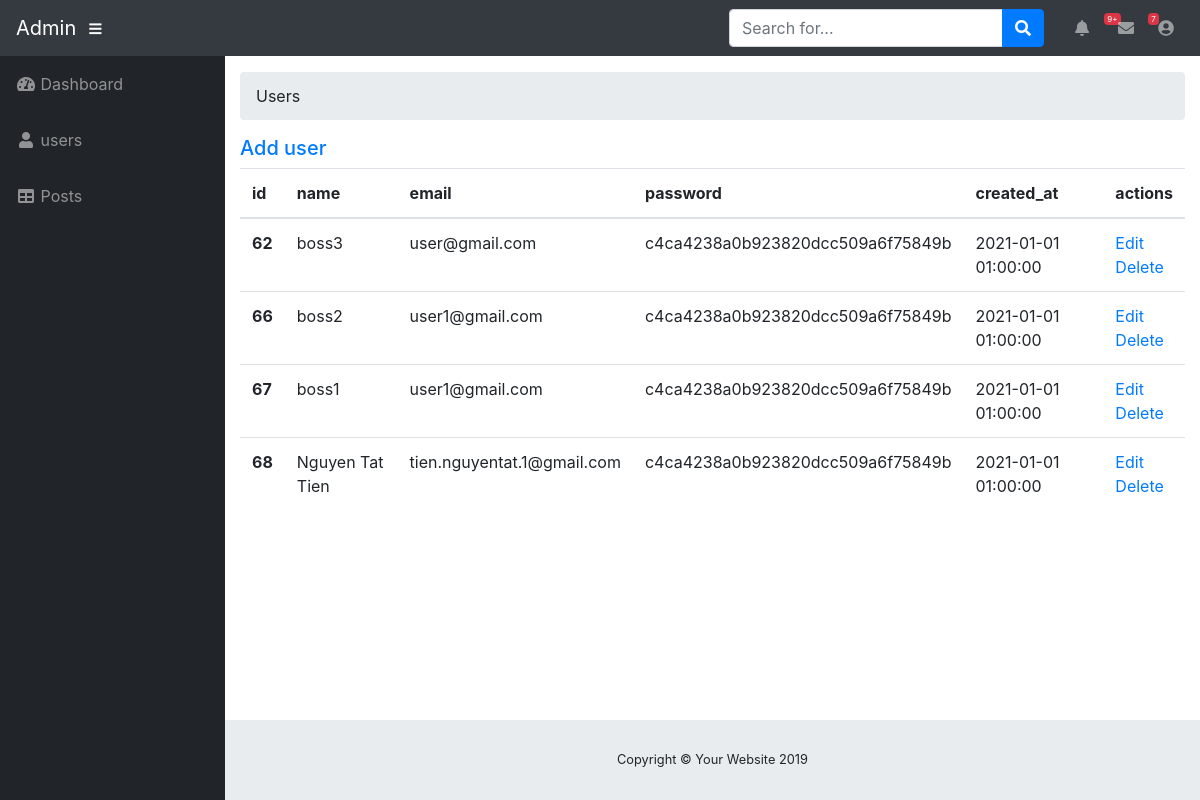
Page /admin/index.php?controller=users&action=index (signed in) on the committed database.
### tables this page shows
CREATE TABLE `users` (
  `id_user` int(11) NOT NULL AUTO_INCREMENT,
  `name` varchar(255) DEFAULT NULL,
  `email` varchar(255) DEFAULT NULL,
  `password` varchar(255) DEFAULT NULL,
  `created_at` datetime DEFAULT NULL,
  PRIMARY KEY (`id_user`)
);

### admin/app/controllers/userController.php (called while the page is built, shortened)
<?php
class userController{
    public function index(){
        $model = new userModel();
        $result = $model->getAll();
        include_once "app/views/users/index.php";
    }
}

### admin/app/models/Database.php (called while the page is built, shortened)
<?php
class database {
    public $connection;
    public function __construct()
    {
        if (!$this->connection) {
            $this->connection = mysqli_connect(self::DATABASE_SERVER, self::DATABASE_USER,
                self::DATABASE_PASSWORD, self::DATABASE_NAME);
        }
    }
}

### admin/app/models/userModel.php (called while the page is built, shortened)
<?php
class userModel extends database {
    public function getAll()
    {
        $sqlSelect = "SELECT * FROM users";
        $result = mysqli_query($this->connection, $sqlSelect);
        return $result;
    }
}

### admin/app/views/users/index.php (the view, shortened to what this page needs)
<!DOCTYPE html>
<html lang="en">
<head>
    <link href="assets/vendor/fontawesome-free/css/all.min.css" rel="stylesheet" type="text/css">
    <link href="assets/vendor/datatables/dataTables.bootstrap4.css" rel="stylesheet">
    <link href="assets/css/sb-admin.css" rel="stylesheet">
</head>
<body id="page-top">
<nav class="navbar navbar-expand navbar-dark bg-dark static-top">
    <a class="navbar-brand mr-1" href="index.php?controller=index&action=index">Admin</a>
    <button class="btn btn-link btn-sm text-white order-1 order-sm-0" id="sidebarToggle" href="#">
        <i class="fas fa-bars"></i>
    </button>
    <form class="d-none d-md-inline-block form-inline ml-auto mr-0 mr-md-3 my-2 my-md-0">
        <div class="input-group">
            <input type="text" class="form-control" placeholder="Search for..." aria-label="Search"
                   aria-describedby="basic-addon2">
            <div class="input-group-append">
                <button class="btn btn-primary" type="button">
                    <i class="fas fa-search"></i>
                </button>
            </div>
        </div>
    </form>
    <ul class="navbar-nav ml-auto ml-md-0">
        <li class="nav-item dropdown no-arrow mx-1">
            <a class="nav-link dropdown-toggle" href="#" id="alertsDropdown" role="button" data-toggle="dropdown"
               aria-haspopup="true" aria-expanded="false">
                <i class="fas fa-bell fa-fw"></i>
                <span class="badge badge-danger">9+</span>
            </a>
        </li>
        <li class="nav-item dropdown no-arrow mx-1">
            <a class="nav-link dropdown-toggle" href="#" id="messagesDropdown" role="button" data-toggle="dropdown"
               aria-haspopup="true" aria-expanded="false">
                <i class="fas fa-envelope fa-fw"></i>
                <span class="badge badge-danger">7</span>
            </a>
        </li>
        <li class="nav-item dropdown no-arrow">
            <a class="nav-link dropdown-toggle" href="#" id="userDropdown" role="button" data-toggle="dropdown"
               aria-haspopup="true" aria-expanded="false">
                <i class="fas fa-user-circle fa-fw"></i>
            </a>
        </li>
    </ul>
</nav>
<div id="wrapper">
    <ul class="sidebar navbar-nav">
        <li class="nav-item">
            <a class="nav-link" href="">
                <i class="fas fa-fw fa-tachometer-alt"></i>
                <span>Dashboard</span>
            </a>
        </li>
        <li class="nav-item">
            <a class="nav-link" href="index.php?controller=users&action=index">
                <i class="fas fa-fw fa-user"></i>
                <span>users</span></a>
        </li>
        <li class="nav-item">
            <a class="nav-link" href="index.php?controller=posts&action=index">
                <i class="fas fa-fw fa-table"></i>
                <span>Posts</span></a>
        </li>
    </ul>
    <div id="content-wrapper">
        <div class="container-fluid">
            <ol class="breadcrumb">
                <li class="breadcrumb-item">
                    <a>Users</a>
                </li>
            </ol>
            <div class="row">
                <div class="col-md-12">
                    <h5><a href="index.php?controller=users&action=create">Add user</a></h5>
                    <table class="table">
                        <thead>
                        <tr>
                            <th scope="col">id</th>
                            <th scope="col">name</th>
                            <th scope="col">email</th>
                            <th scope="col">password</th>
                            <th scope="col">created_at</th>
                            <th scope="col">
                                actions
                            </th>
                        </tr>
                        </thead>
                        <tbody>
                        <?php
                        if (mysqli_num_rows($result) > 0) {
                            while ($row = mysqli_fetch_assoc($result)) {
                                ?>
                                <tr>
                                    <th scope="col"><?= $row['id_user'] ?></th>
                                    <td><?= $row['name'] ?></td>
                                    <td><?= $row['email'] ?></td>
                                    <td><?= $row['password'] ?></td>
                                    <td><?= $row['created_at'] ?></td>
                                    <td>
                                        <div>
                                            <a class=""
                                               href="index.php?controller=users&action=edit&id_user=<?= $row['id_user'] ?>"
                                            >Edit</a>
                                        </div>
                                        <div>
                                            <a class=""
                                               href="index.php?controller=users&action=delete&id_user=<?= $row['id_user'] ?>"
                                               onclick='return xacnhan();'>Delete</a>
                                        </div>
                                    </td>
                                </tr>
                                <?php
                            }
                        } else {
                            echo "<br> Không có bản ghi nào trong CSDL";
                        }
                        ?>
                        </tbody>
                    </table>
                </div>
            </div>
        </div>
        <footer class="sticky-footer">
            <div class="container my-auto">
                <div class="copyright text-center my-auto">
                    <span>Copyright © Your Website 2019</span>
                </div>
            </div>
        </footer>
    </div>
</div>
</body>
</html>

### rows in the picture
users: id_user "62", name "boss3", email "user@gmail.com", password "c4ca4238a0b923820dcc509a6f75849b", created_at "2021-01-01 01:00:00"
users: id_user "66", name "boss2", email "user1@gmail.com", password "c4ca4238a0b923820dcc509a6f75849b", created_at "2021-01-01 01:00:00"
users: id_user "67", name "boss1", email "user1@gmail.com", password "c4ca4238a0b923820dcc509a6f75849b", created_at "2021-01-01 01:00:00"
users: id_user "68", name "Nguyen Tat Tien", email "tien.nguyentat.1@gmail.com", password "c4ca4238a0b923820dcc509a6f75849b", created_at "2021-01-01 01:00:00"
